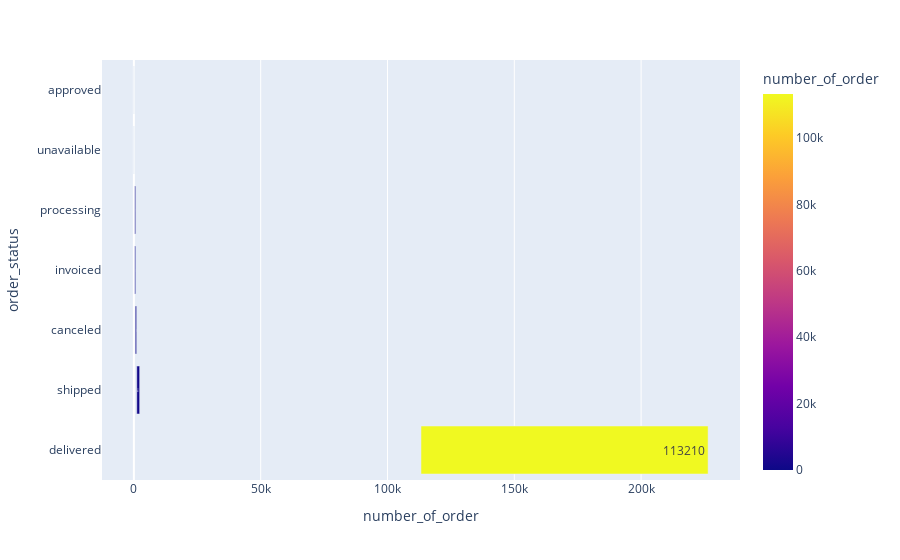

Source (notebook cell):
### Code cell
px.bar(q_7 , y='order_status' , x ='number_of_order' , base='number_of_order'  ,color='number_of_order' , text='number_of_order' , hover_name='number_of_order')

### Figure 1 — Plotly figure (JSON) as saved in the notebook; plotly's stock layout.template omitted (floating-point values rounded to 4 significant figures)
{"data": [{"alignmentgroup": "True", "base": [113210, 1138, 536, 358, 357, 7, 3], "hovertemplate": "<b>%{hovertext}</b><br><br>number_of_order=%{marker.color}<br>order_status=%{y}<extra></extra>", "hovertext": [113210, 1138, 536, 358, 357, 7, 3], "legendgroup": "", "marker": {"color": [113210, 1138, 536, 358, 357, 7, 3], "coloraxis": "coloraxis", "pattern": {"shape": ""}}, "name": "", "offsetgroup": "", "orientation": "h", "showlegend": false, "text": [113210, 1138, 536, 358, 357, 7, 3], "textposition": "auto", "type": "bar", "x": [113210, 1138, 536, 358, 357, 7, 3], "xaxis": "x", "y": ["delivered", "shipped", "canceled", "invoiced", "processing", "unavailable", "approved"], "yaxis": "y"}], "layout": {"barmode": "relative", "coloraxis": {"colorbar": {"title": {"text": "number_of_order"}}, "colorscale": [[0, "#0d0887"], [0.1111, "#46039f"], [0.2222, "#7201a8"], [0.3333, "#9c179e"], [0.4444, "#bd3786"], [0.5556, "#d8576b"], [0.6667, "#ed7953"], [0.7778, "#fb9f3a"], [0.8889, "#fdca26"], [1, "#f0f921"]]}, "legend": {"tracegroupgap": 0}, "margin": {"t": 60}, "xaxis": {"anchor": "y", "domain": [0, 1], "title": {"text": "number_of_order"}}, "yaxis": {"anchor": "x", "domain": [0, 1], "title": {"text": "order_status"}}}}
